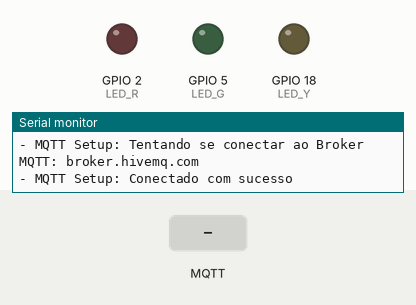
This sketch was run on a simulated ESP32. Parts: output pins drawn as LEDs (lit = HIGH), the last lines printed to the serial monitor. The test bench sets the inputs (shaded band). WiFi joins after 1.5 s; servers stay silent unless stated; no MQTT or app messages arrive unless stated.

Above: at 2.7 s.
2.8 s: MQTT message "R1" arrives on the first subscribed topic
At 4.7 s:
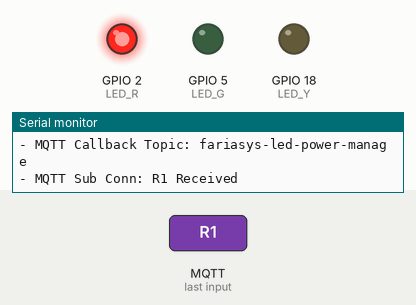
5.0 s: MQTT message "G1" arrives on the first subscribed topic
At 6.3 s:
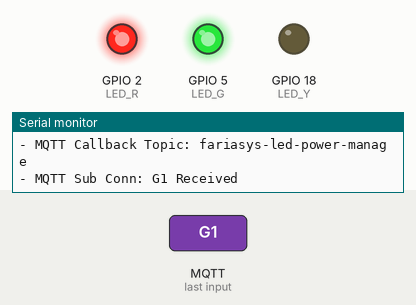
7.0 s: MQTT message "Y1" arrives on the first subscribed topic
At 7.9 s:
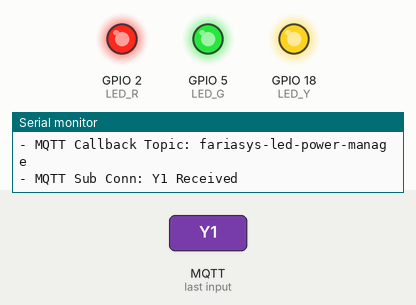
9.0 s: MQTT message "R0" arrives on the first subscribed topic
At 10.7 s:
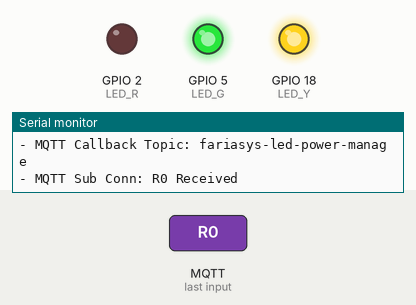
11.0 s: MQTT message "G0" arrives on the first subscribed topic
At 12.3 s:
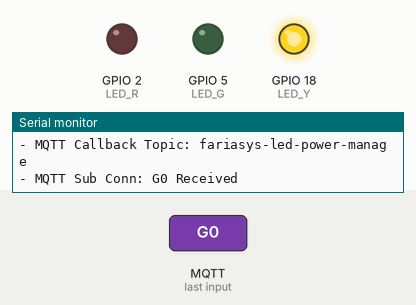
13.0 s: MQTT message "Y0" arrives on the first subscribed topic
At 13.9 s:
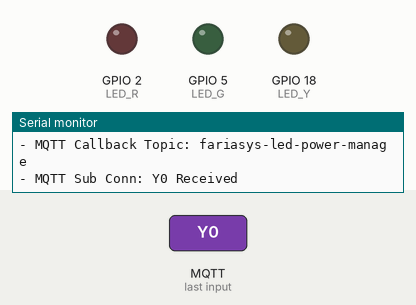
Timing chart, 0 to 16.0 s (numbered marks = the images above; inputs shaded):
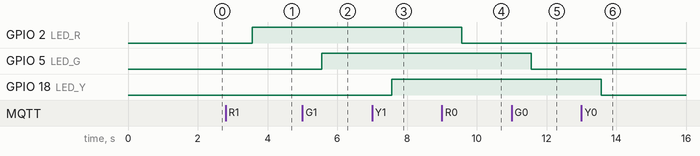

Measured:
- after the input at 2.8 s, GPIO 2 (LED_R): LOW → HIGH after 0.76 s
- after the input at 5.0 s, GPIO 5 (LED_G): LOW → HIGH after 0.56 s
- after the input at 7.0 s, GPIO 18 (LED_Y): LOW → HIGH after 0.56 s
- after the input at 9.0 s, GPIO 2 (LED_R): HIGH → LOW after 0.57 s
- after the input at 11.0 s, GPIO 5 (LED_G): HIGH → LOW after 0.57 s
- after the input at 13.0 s, GPIO 18 (LED_Y): HIGH → LOW after 0.57 s

The sketch:

main.ino
```cpp
#include <WiFi.h>
#include <PubSubClient.h>
#include <ESPmDNS.h>

// Set consts
// WiFi Connection set

#define SSID "SSID"
#define PASSWORD "PASSWORD"

// MQTT Connection set

#define MQTT_ID "farias-ifrjesp32group-ifrjcnit"
#define MQTT_BROKER "broker.hivemq.com"
#define MQTT_PORT 1883
#define MQTT_MILLIS_TOPIC "farias_ifrjesp32group_ifrjcnit_millis"
#define MQTT_LED_TOPIC "fariasys-led-power-manage"

// Set ports

#define LED_R 2
#define LED_Y 18
#define LED_G 5

// Define net client
WiFiClient espClient;

// Define mqtt client
PubSubClient MQTT(espClient);

char millis_str[10] = "";


void setupWIFI(){
  if(WiFi.status() == WL_CONNECTED){
    return;
  } else {
    // Connect with WiFi

    Serial.println();
    Serial.print("Connecting to");
    Serial.println(SSID);

    WiFi.begin(SSID, PASSWORD);

    // Loop para checar a conexão

    while (WiFi.status() != WL_CONNECTED){
        delay(500);
        Serial.print(".");
    }

    // Display connection info

    Serial.println("");
    Serial.println("WiFi connected");
    Serial.println("IP Address:");
    Serial.println(WiFi.localIP());
    }
}

void setupMQTT(){
    // Config MQTT Broker connection

    MQTT.setServer(MQTT_BROKER, MQTT_PORT);
    MQTT.setCallback(mqtt_ifrj_callback);

    // Conn exec

    while (!MQTT.connected()){
        Serial.print("- MQTT Setup: Tentando se conectar ao Broker MQTT: ");
        Serial.println(MQTT_BROKER);

        if(MQTT.connect(MQTT_ID)){
            Serial.println("- MQTT Setup: Conectado com sucesso");
             MQTT.subscribe(MQTT_LED_TOPIC);
        } else {
            Serial.println("- MQTT Setup: Falha ao se conectar, tentando novamente em 2s");
            delay(2000);
        }
    }
}

void setup(void){
    // Set baudrate of serial com
    Serial.begin(115200);

    // Pinmode
    pinMode(LED_R, OUTPUT);
    pinMode(LED_Y, OUTPUT);
    pinMode(LED_G, OUTPUT);

    // Call setup wifi
    setupWIFI();
    // Call setup mqtt
    setupMQTT();
}

void loop(void){
    sprintf(millis_str, "%d", millis()); // store printf of data (millis)

    MQTT.publish(MQTT_MILLIS_TOPIC, millis_str); // publish in topic

    setupWIFI();
    setupMQTT();
    MQTT.loop();
    delay(2000);
}

// Callback function
// Called when data is received in one of topics
void mqtt_ifrj_callback(char* topic, byte* payload, unsigned int length)
{
  String msg;
  Serial.print("- MQTT Callback Topic: ");
  Serial.println(topic);

  //obtem a string do payload recebido
  for (int i = 0; i < length; i++)
  {
    char c = (char)payload[i];
    msg += c;
  }

  //Controlando LED RED
  if (msg.equals("R1"))
    {
      digitalWrite(LED_R, HIGH);
      Serial.println("- MQTT Sub Conn: R1 Received");
    } else if (msg.equals("R0"))
    {
      digitalWrite(LED_R, LOW);
      Serial.println("- MQTT Sub Conn: R0 Received");
    }
  if (msg.equals("G1"))
    {
      digitalWrite(LED_G, HIGH);
      Serial.println("- MQTT Sub Conn: G1 Received");
    } else if (msg.equals("G0"))
    {
      digitalWrite(LED_G, LOW);
      Serial.println("- MQTT Sub Conn: G0 Received");
    }
  if (msg.equals("Y1"))
    {
      digitalWrite(LED_Y, HIGH);
      Serial.println("- MQTT Sub Conn: Y1 Received");
    } else if (msg.equals("Y0"))
    {
      digitalWrite(LED_Y, LOW);
      Serial.println("- MQTT Sub Conn: Y0 Received");
    }


}
```
